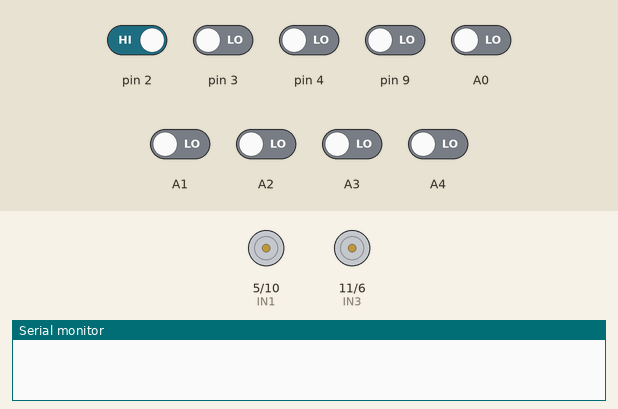
This sketch was run on a simulated Arduino Uno, built with avr-gcc and run on an emulated ATmega328P. Shown: motor-driver pin pairs drawn as motors (green arrow = first pin HIGH = forward, orange = second pin HIGH = backward, longer = more drive), the last lines printed to the serial monitor. Inputs (shaded band) come from the test bench; at power-on: pin 2 HIGH, A0–4, pin 3, pin 4, pin 9 LOW.

Above: at 0.1 s.
2.3 s: pin 2 driven LOW
At 2.6 s:
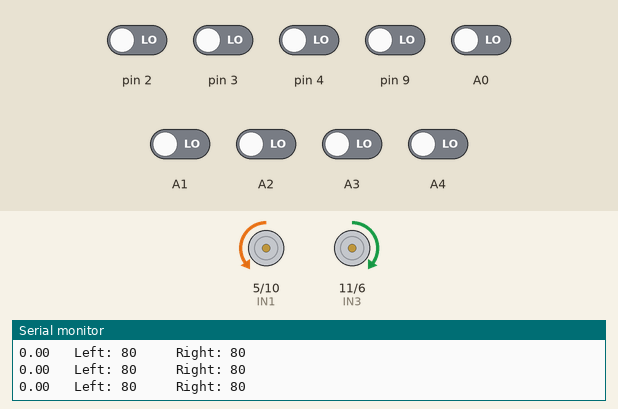
3.8 s: pin 3 driven HIGH
At 5.5 s:
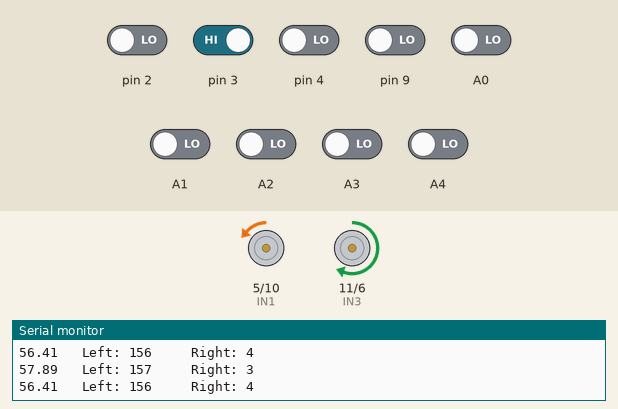
6.8 s: pin 9 driven HIGH
9.8 s: pin 2 driven HIGH
At 10.16 s:
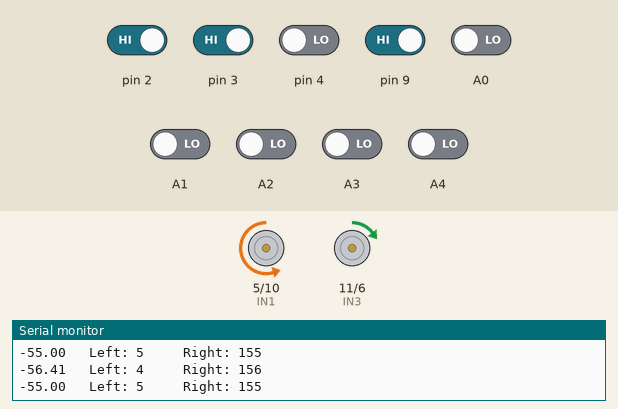
12.8 s: A0 driven HIGH
15.8 s: A1 driven HIGH
Timing chart, 0 to 19.8 s (numbered marks = the images above; inputs shaded):
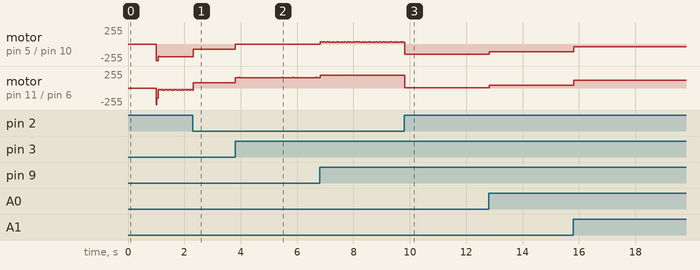

Measured:
- by itself, motor on pin 5 (IN1) / pin 10 (IN2): moves between backward 44/255 and backward 42/255, repeating every 0.08 s
- by itself, motor on pin 11 (IN3) / pin 6 (IN4): moves between forward 116/255 and forward 118/255, repeating every 0.08 s

The sketch:

reverse_speed_FLF.ino
```cpp
float Kp = 1;
float Ki = 0;
float Kd = 0.11;
int mf = 10;
float P, D, elapsedTime, Time, prevTime, prevError;
int pos;
float value;

int leftmax = 255;
int rightmax = 255;
int leftbase = 80;
int rightbase = 80;
int leftmotor, rightmotor, motorspeed;

int IN2 = 10;
int IN3 = 11;
int IN1 = 5;
int IN4 = 6;

//int line = 0;
//int bg = 1;
int bg;
int line;

int S1, S2, S3, S4, S5, S6, S7, S8, S9;

void setup() {
  Serial.begin(9600);
  Time = millis();
  pinMode(IN2,OUTPUT);
  pinMode(IN3,OUTPUT);
  pinMode(IN1,OUTPUT);
  pinMode(IN4,OUTPUT);

  pinMode(S1,INPUT);
  pinMode(S2,INPUT);
  pinMode(S3,INPUT);
  pinMode(S3,INPUT);
  pinMode(S5,INPUT);
  pinMode(S6,INPUT);
  pinMode(S7,INPUT);
  pinMode(S8,INPUT);
  pinMode(S9,INPUT);

  delay(1000);
}

void loop() {
  prevTime = Time;
  Time = millis();
  elapsedTime = (Time - prevTime)/1000;

  S1=digitalRead(2);
  S2=digitalRead(3);
  S3=digitalRead(4);
  S4=digitalRead(A3);
  S5=digitalRead(A2);
  S6=digitalRead(A1);
  S7=digitalRead(A0);
  S8=digitalRead(9);
  S9=digitalRead(A4);

  if(S1 == 0 && S8 == 0 && S9 == 0 ){
    bg = 0;
    line = 1;
  }
  else{
    bg = 1;
    line = 0;
  }

  if(S1 == line && S8 == line && S4 == line && S5 == line){
    pos = 3;
  }
  else if(S8 == line){
    pos = -3;
  }
  else if(S1 == line){
    pos = 3;
  }
  else  if(S7 == line){
    pos = -2;
  }
  else  if(S2 == line){
    pos = 2;
  }
  else  if(S6 == line){
    pos = -1;
  }
  else  if(S3 == line){
    pos = 1;
  }
  else {
    pos = 0;
  }

  speed_control();

}

void speed_control(){
  int error = pos*mf;
  P = Kp*error;

  D = Kd * ((error - prevError)/elapsedTime);
  Serial.print(D);
  motorspeed = P + D;

  int leftmotor = leftbase + motorspeed;
  int rightmotor = rightbase - motorspeed;

if (leftmotor>250){
  leftmotor = 250;
  }
else if (leftmotor<-250){
  leftmotor = -250;
  }
if (rightmotor>250){
  rightmotor = 250;
  }
else if (rightmotor<-250){
  rightmotor = -250;
  }


    Move(leftmotor, rightmotor);

//   Serial.print("   Left: ");
//   Serial.print(leftmotor);
//   Serial.print("     ");
//   Serial.print("Right: ");
//   Serial.print(rightmotor);
//   Serial.println("     ");

}

void Move(int leftmotor,int rightmotor){

  if(rightmotor>0){
//    rightmotor = map(rightmotor,0,255,80,255);
    analogWrite(IN2,rightmotor);
    analogWrite(IN1,0);
  }
  else{
//    rightmotor = map(rightmotor,0,-255,-80,-255);
    analogWrite(IN1,abs(rightmotor));
    analogWrite(IN2,0);
  }
  if(leftmotor>0){
//    leftmotor = map(leftmotor,0,255,80,255);
    analogWrite(IN3,leftmotor);
    analogWrite(IN4,0);
  }
  else{
//    leftmotor = map(leftmotor,0,-255,-80,-255);
    analogWrite(IN4,abs(leftmotor));
    analogWrite(IN3,0);
  }


   Serial.print("   Left: ");
   Serial.print(leftmotor);
   Serial.print("     ");
   Serial.print("Right: ");
   Serial.print(rightmotor);
   Serial.println("     ");


}
```
